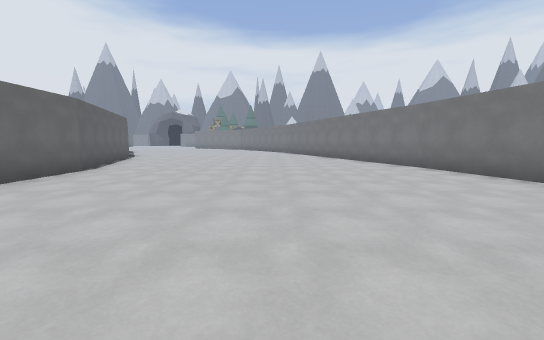
[1] (above)

24 first-person views from a walk through a 3-D level made in the Godot game engine. The camera is 1.4 m above the floor, tilts 6° down and sees 90° across. The floor is counted in squares, 2 m on a side. Each view is taken from the middle of a square. On the plan, view 1 faces up. The plan holds only what a view shows up to about 9 squares ahead; the rest is blank. The place goes on beyond the plan. Flat picture figures and markers are not drawn. Surface patterns are stand-ins for the level's own textures.

[2]
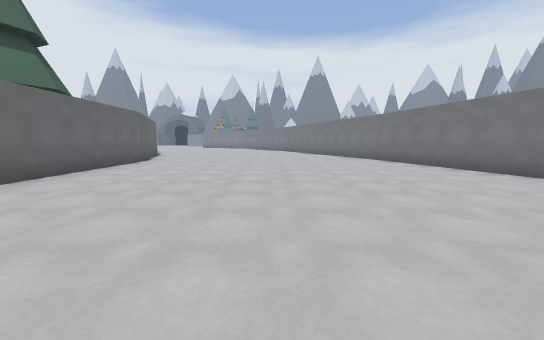

[3]
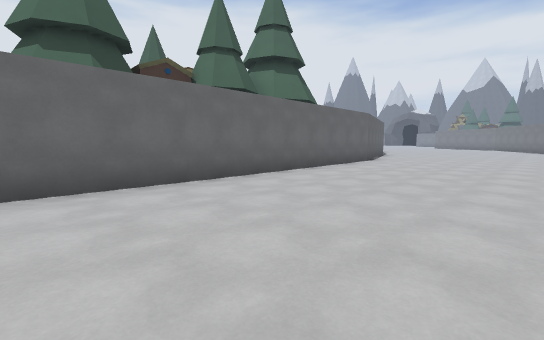

[4]
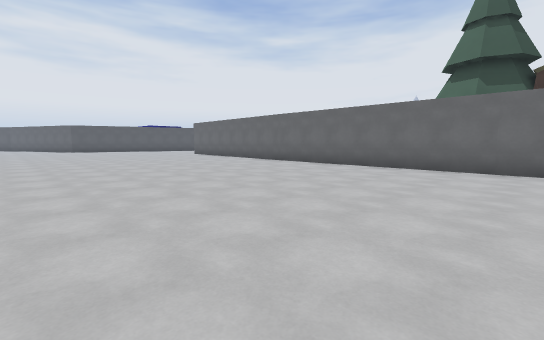

[5]
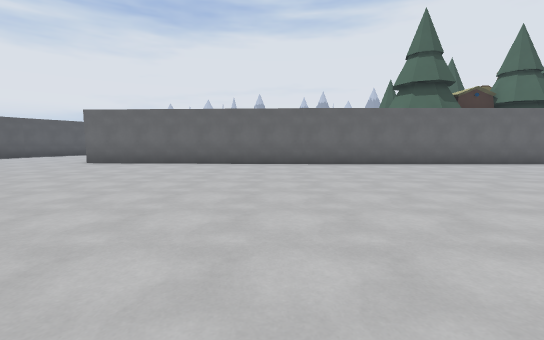

[6]
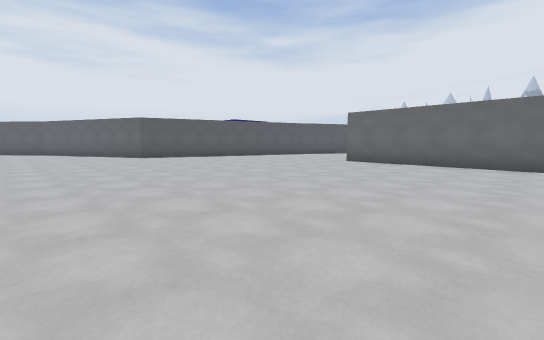

[7]
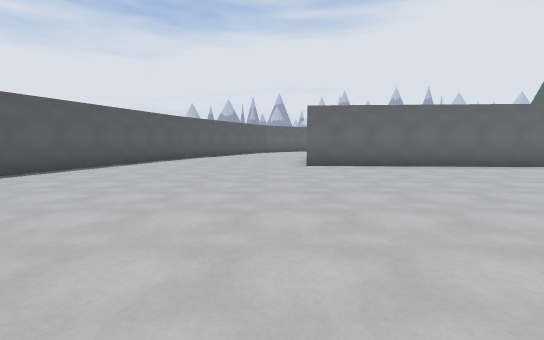

[8]
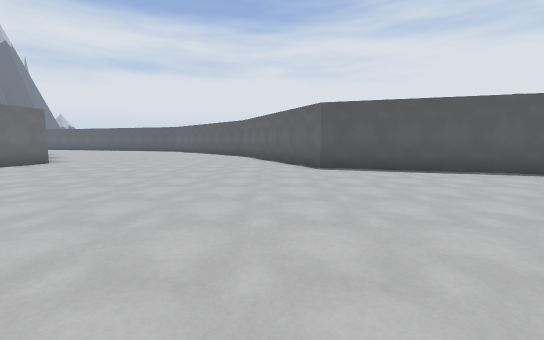

[9]
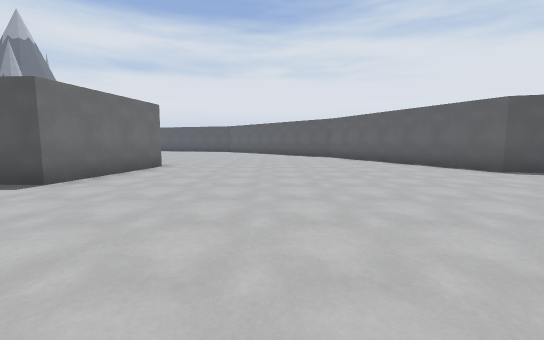

[10]
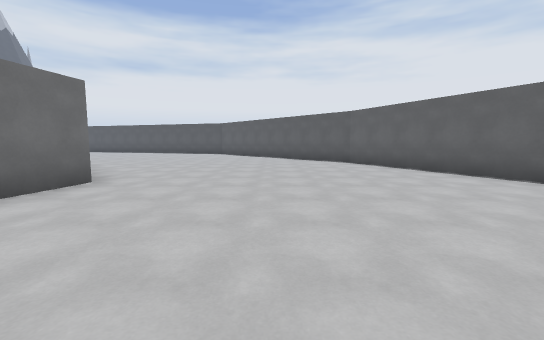

[11]
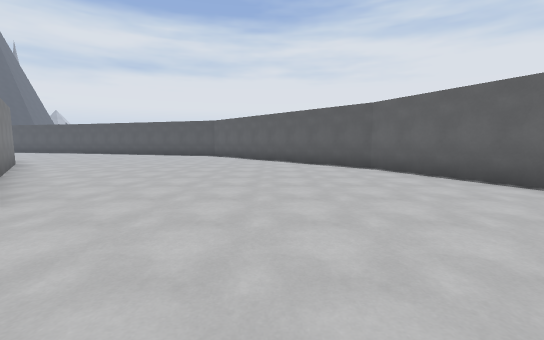

[12]
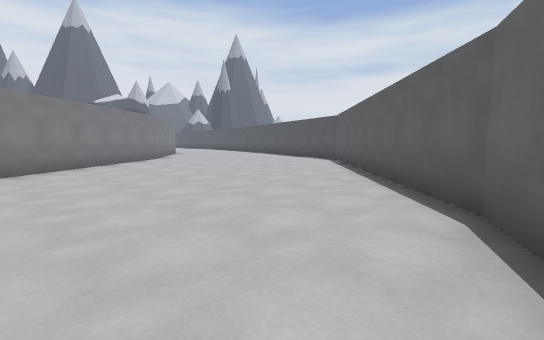

[13]
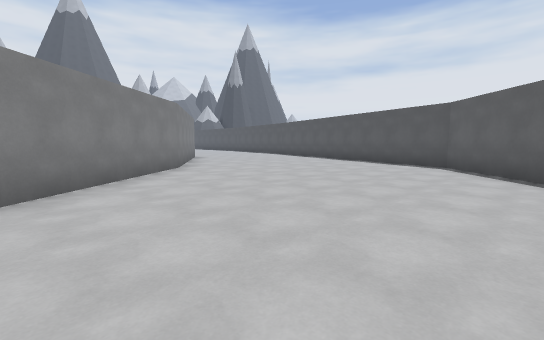

[14]
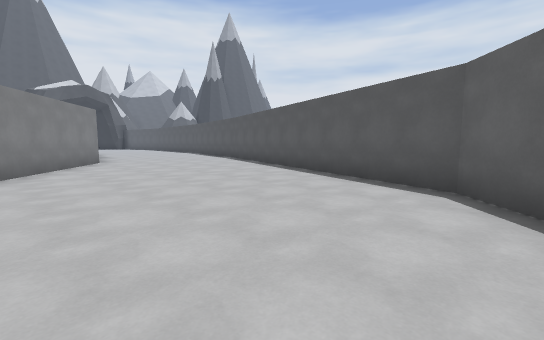

[15]
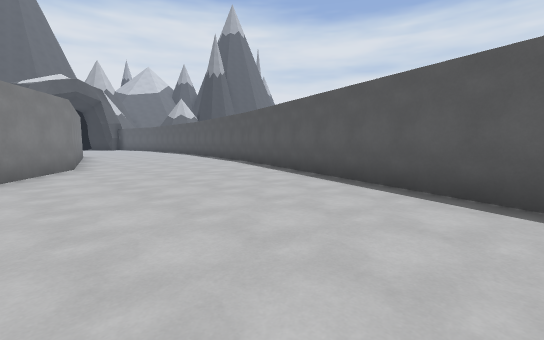

[16]
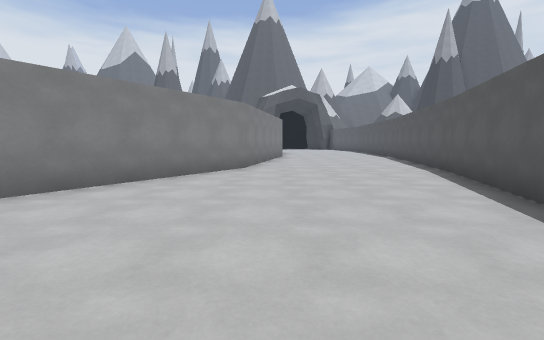

[17]
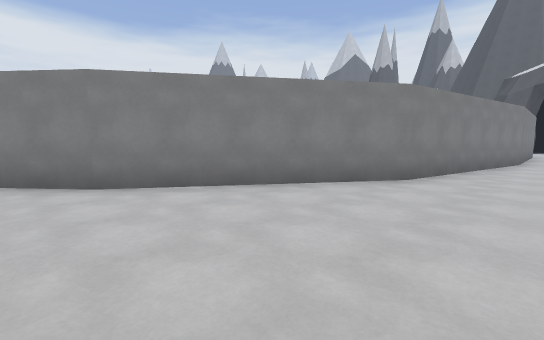

[18]
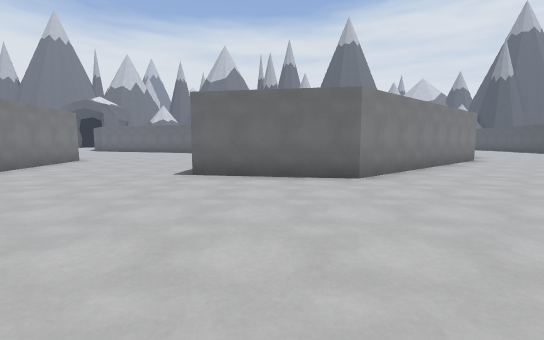

[19]
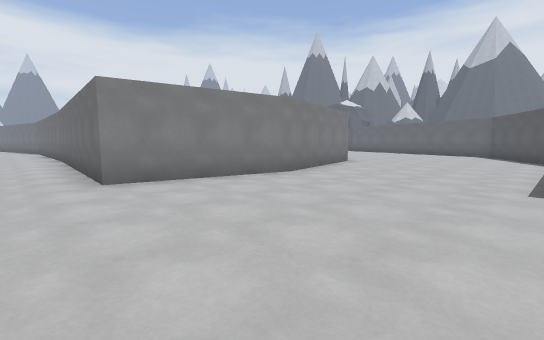

[20]
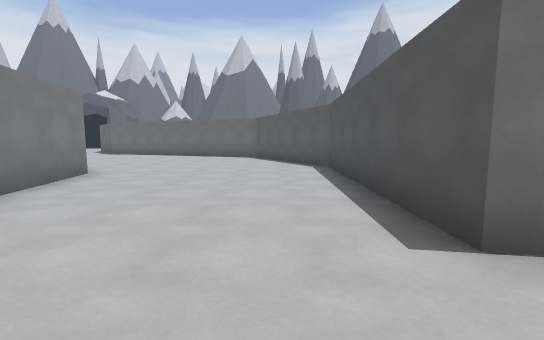

[21]
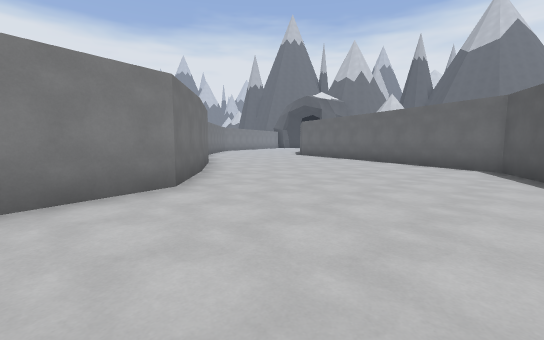

[22]
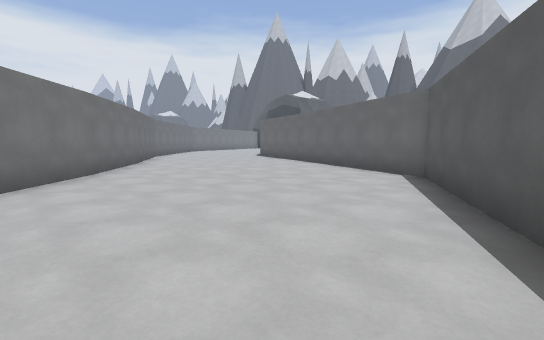

[23]
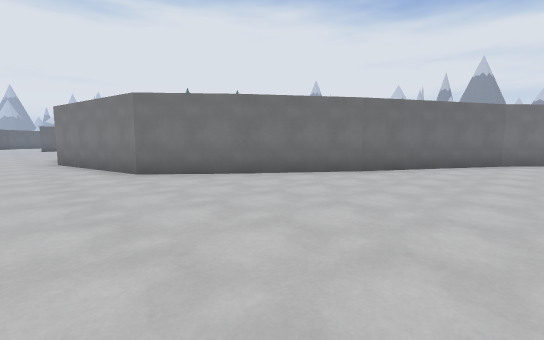

[24]
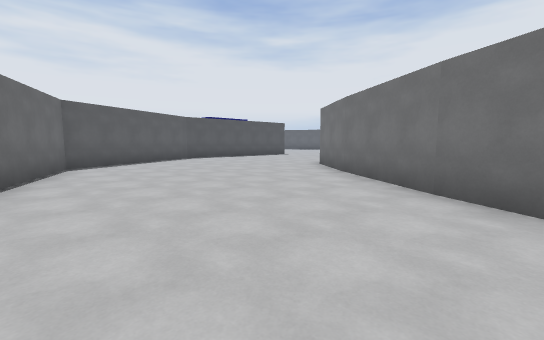

### Floor plan
Points are (right, up) in squares from view 1. A wall is a line through its corners. A room is listed if a view was taken in it or the views show most of it. See-through windows are left out.
Room 1 (views 1, 2, 3, 4, 5, 6, 7, 8, 9, 10, 11, 12, 13, 14, 15, 16, 17, 18, 19, 20, 21, 22, 23, 24)
walls: (14.4, -12.3) (12.9, -14) (8.8, -14.8) (5.1, -14) (5.5, -7.7); (-4.4, -7) (-4.8, -14); (-6.1, -19.3) (-0.3, -21.2) (2.4, -27.3); (16, -10) (14.3, -12.3); (2.3, -27.1) (7.8, -33.3) (14, -35.4); (5.1, 2.2) (4, 7.4); (18.2, -6.1) (15.9, -10.1); (13, -28.5) (8.1, -22.7) (8.7, -19.3) (14.4, -19.6) (18.9, -17.4) (20.4, -13.6); (19.1, -5.2) (18.1, -6.2); (4, 7.2) (3.4, 9.1); (-4.3, 6.5) (-4.4, -7.1); (19.8, -31.8) (17.2, -31.3) (12.9, -28.4); (-5.4, 9.1) (-4.5, 6.4)
ways out: opening at (5, 2); opening at (13, -13); opening at (15, -29)

Positions as (right, up) in squares from view 1, and headings:
1: (0, 0), facing up
2: (0, -3), facing up
3: (0, -3), facing up-left
4: (3, 0), facing down-left
5: (4, -8), facing left
6: (4, -9), facing down-left
7: (3, -15), facing left
8: (1, -14), facing down
9: (5, -15), facing down
10: (5, -18), facing down
11: (5, -20), facing down
12: (2, -24), facing down-right
13: (6, -25), facing down-right
14: (7, -29), facing down-right
15: (9, -30), facing down-right
16: (10, -32), facing right
17: (12, -33), facing up-right
18: (3, -21), facing right
19: (4, -19), facing up-right
20: (7, -18), facing right
21: (11, -18), facing up-right
22: (13, -19), facing up-right
23: (19, -16), facing up-left
24: (20, -9), facing down-left
